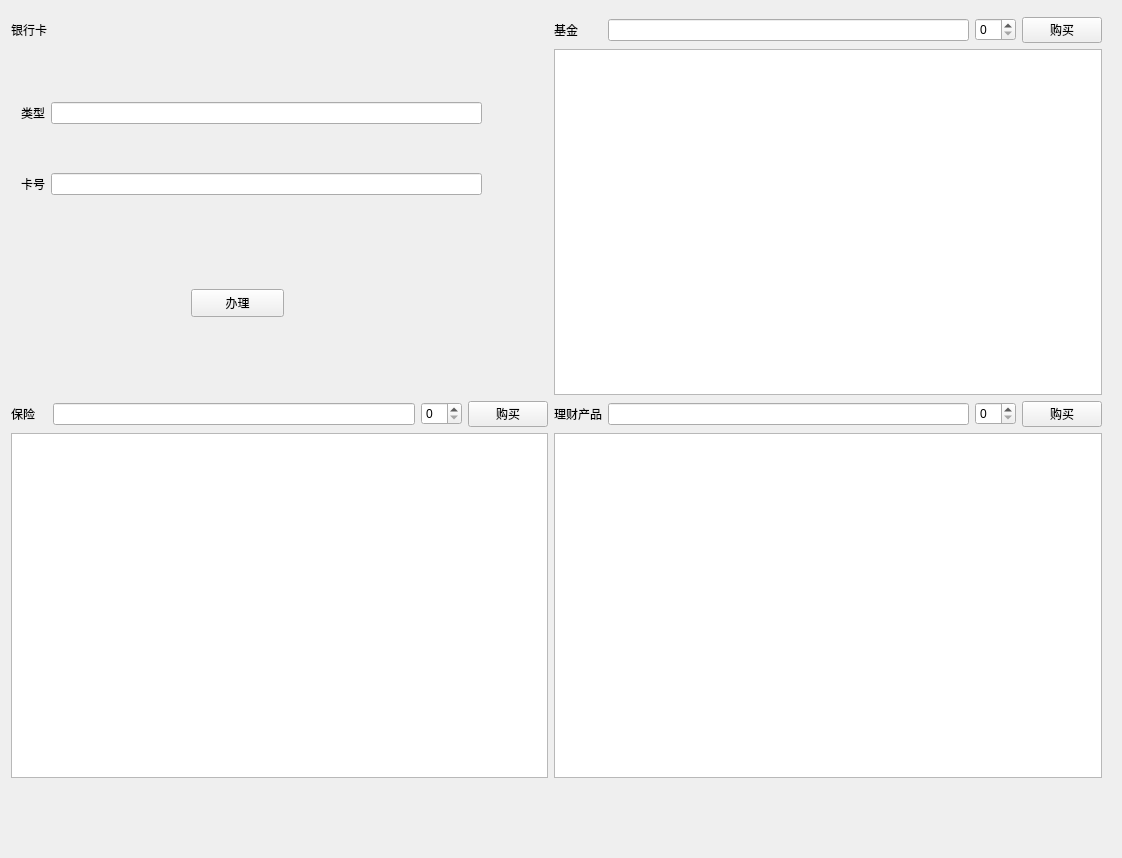
<?xml version="1.0" encoding="UTF-8"?>
<ui version="4.0">
 <class>Form</class>
 <widget class="QWidget" name="Form">
  <property name="geometry">
   <rect>
    <x>0</x>
    <y>0</y>
    <width>1122</width>
    <height>858</height>
   </rect>
  </property>
  <property name="windowTitle">
   <string>Form</string>
  </property>
  <widget class="QWidget" name="">
   <property name="geometry">
    <rect>
     <x>11</x>
     <y>17</y>
     <width>1091</width>
     <height>761</height>
    </rect>
   </property>
   <layout class="QGridLayout" name="gridLayout">
    <item row="0" column="4">
     <widget class="QLabel" name="label_2">
      <property name="text">
       <string>基金</string>
      </property>
     </widget>
    </item>
    <item row="0" column="5">
     <widget class="QLineEdit" name="fundEdit"/>
    </item>
    <item row="0" column="6">
     <widget class="QSpinBox" name="fundNum"/>
    </item>
    <item row="0" column="7">
     <widget class="QPushButton" name="fundBtn">
      <property name="text">
       <string>购买</string>
      </property>
     </widget>
    </item>
    <item row="1" column="0" colspan="4">
     <widget class="QWidget" name="widget" native="true">
      <widget class="QWidget" name="layoutWidget">
       <property name="geometry">
        <rect>
         <x>10</x>
         <y>10</y>
         <width>461</width>
         <height>181</height>
        </rect>
       </property>
       <layout class="QGridLayout" name="gridLayout_2">
        <item row="0" column="0">
         <widget class="QLabel" name="label_5">
          <property name="text">
           <string>类型</string>
          </property>
         </widget>
        </item>
        <item row="0" column="1">
         <widget class="QLineEdit" name="cardKindEdit"/>
        </item>
        <item row="1" column="0">
         <widget class="QLabel" name="label_6">
          <property name="text">
           <string>卡号</string>
          </property>
         </widget>
        </item>
        <item row="1" column="1">
         <widget class="QLineEdit" name="cardEdit"/>
        </item>
       </layout>
      </widget>
      <widget class="QPushButton" name="cardBtn">
       <property name="geometry">
        <rect>
         <x>180</x>
         <y>240</y>
         <width>93</width>
         <height>28</height>
        </rect>
       </property>
       <property name="text">
        <string>办理</string>
       </property>
      </widget>
     </widget>
    </item>
    <item row="1" column="4" colspan="4">
     <widget class="QTableWidget" name="fundTable"/>
    </item>
    <item row="2" column="0">
     <widget class="QLabel" name="label_3">
      <property name="text">
       <string>保险</string>
      </property>
     </widget>
    </item>
    <item row="2" column="1">
     <widget class="QLineEdit" name="insuranceEdit"/>
    </item>
    <item row="2" column="2">
     <widget class="QSpinBox" name="insuranceNum"/>
    </item>
    <item row="2" column="3">
     <widget class="QPushButton" name="insuranceBtn">
      <property name="text">
       <string>购买</string>
      </property>
     </widget>
    </item>
    <item row="2" column="4">
     <widget class="QLabel" name="label_4">
      <property name="text">
       <string>理财产品</string>
      </property>
     </widget>
    </item>
    <item row="2" column="5">
     <widget class="QLineEdit" name="financeEdit"/>
    </item>
    <item row="2" column="6">
     <widget class="QSpinBox" name="financesNum"/>
    </item>
    <item row="2" column="7">
     <widget class="QPushButton" name="financeBtn">
      <property name="text">
       <string>购买</string>
      </property>
     </widget>
    </item>
    <item row="3" column="0" colspan="4">
     <widget class="QTableWidget" name="insuranceTable"/>
    </item>
    <item row="3" column="4" colspan="4">
     <widget class="QTableWidget" name="financesTable"/>
    </item>
    <item row="0" column="0">
     <widget class="QLabel" name="label">
      <property name="text">
       <string>银行卡</string>
      </property>
     </widget>
    </item>
   </layout>
  </widget>
 </widget>
 <resources/>
 <connections/>
</ui>
